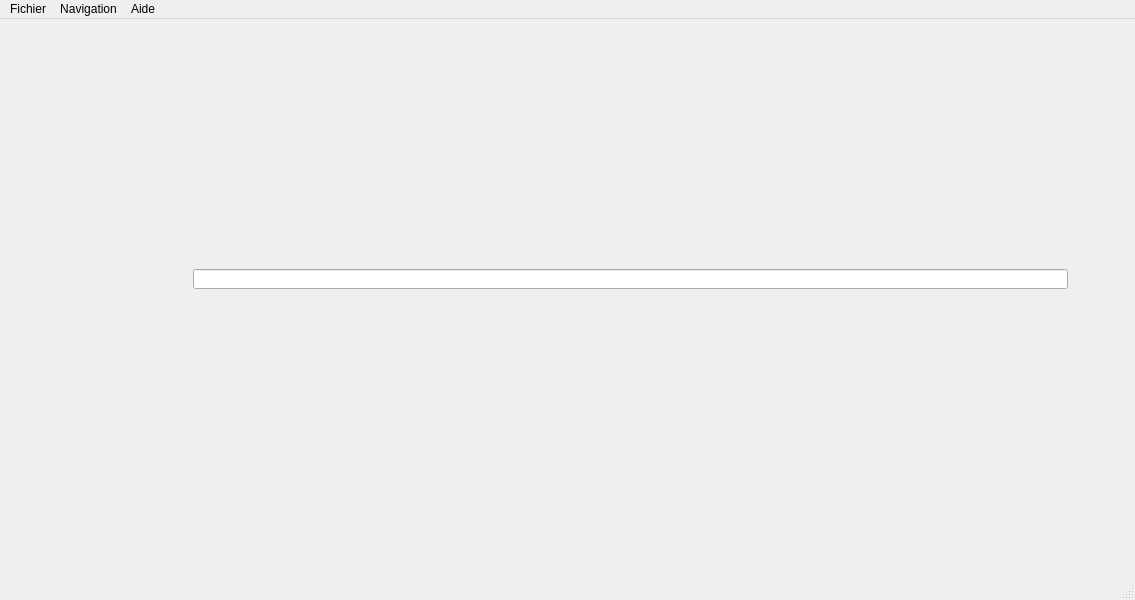
<?xml version="1.0" encoding="UTF-8"?>
<ui version="4.0">
 <class>MainWindow</class>
 <widget class="QMainWindow" name="MainWindow">
  <property name="geometry">
   <rect>
    <x>0</x>
    <y>0</y>
    <width>1135</width>
    <height>600</height>
   </rect>
  </property>
  <property name="windowTitle">
   <string>MainWindow</string>
  </property>
  <widget class="QWidget" name="centralwidget">
   <widget class="QWidget" name="verticalLayoutWidget">
    <property name="geometry">
     <rect>
      <x>40</x>
      <y>10</y>
      <width>1061</width>
      <height>501</height>
     </rect>
    </property>
    <layout class="QVBoxLayout" name="vLayoutFenetre">
     <property name="leftMargin">
      <number>3</number>
     </property>
     <property name="rightMargin">
      <number>3</number>
     </property>
     <item>
      <layout class="QHBoxLayout" name="hLayoutBarreOutils">
       <property name="sizeConstraint">
        <enum>QLayout::SetDefaultConstraint</enum>
       </property>
       <property name="leftMargin">
        <number>0</number>
       </property>
       <property name="topMargin">
        <number>3</number>
       </property>
       <property name="rightMargin">
        <number>0</number>
       </property>
       <property name="bottomMargin">
        <number>3</number>
       </property>
       <item>
        <widget class="QPushButton" name="btPrecedent">
         <property name="minimumSize">
          <size>
           <width>24</width>
           <height>24</height>
          </size>
         </property>
         <property name="maximumSize">
          <size>
           <width>24</width>
           <height>24</height>
          </size>
         </property>
         <property name="acceptDrops">
          <bool>false</bool>
         </property>
         <property name="toolTip">
          <string comment="Page précédente" extracomment="Page précédente">Page précédente</string>
         </property>
         <property name="toolTipDuration">
          <number>-1</number>
         </property>
         <property name="statusTip">
          <string/>
         </property>
         <property name="whatsThis">
          <string/>
         </property>
         <property name="text">
          <string/>
         </property>
         <property name="icon">
          <iconset>
           <normaloff>icones/prec.png</normaloff>icones/prec.png</iconset>
         </property>
         <property name="iconSize">
          <size>
           <width>24</width>
           <height>24</height>
          </size>
         </property>
         <property name="autoRepeatDelay">
          <number>0</number>
         </property>
         <property name="autoRepeatInterval">
          <number>0</number>
         </property>
         <property name="autoDefault">
          <bool>false</bool>
         </property>
         <property name="default">
          <bool>false</bool>
         </property>
         <property name="flat">
          <bool>true</bool>
         </property>
        </widget>
       </item>
       <item>
        <widget class="QPushButton" name="btSuivant">
         <property name="minimumSize">
          <size>
           <width>24</width>
           <height>24</height>
          </size>
         </property>
         <property name="maximumSize">
          <size>
           <width>24</width>
           <height>24</height>
          </size>
         </property>
         <property name="text">
          <string/>
         </property>
         <property name="icon">
          <iconset>
           <normaloff>icones/suiv.png</normaloff>icones/suiv.png</iconset>
         </property>
         <property name="iconSize">
          <size>
           <width>24</width>
           <height>24</height>
          </size>
         </property>
         <property name="flat">
          <bool>true</bool>
         </property>
        </widget>
       </item>
       <item>
        <widget class="QPushButton" name="btActualiser">
         <property name="minimumSize">
          <size>
           <width>24</width>
           <height>24</height>
          </size>
         </property>
         <property name="maximumSize">
          <size>
           <width>24</width>
           <height>24</height>
          </size>
         </property>
         <property name="text">
          <string/>
         </property>
         <property name="icon">
          <iconset>
           <normaloff>icones/actu.png</normaloff>icones/actu.png</iconset>
         </property>
         <property name="iconSize">
          <size>
           <width>24</width>
           <height>24</height>
          </size>
         </property>
         <property name="flat">
          <bool>true</bool>
         </property>
        </widget>
       </item>
       <item>
        <widget class="QPushButton" name="btStopChargement">
         <property name="minimumSize">
          <size>
           <width>24</width>
           <height>24</height>
          </size>
         </property>
         <property name="maximumSize">
          <size>
           <width>24</width>
           <height>24</height>
          </size>
         </property>
         <property name="text">
          <string/>
         </property>
         <property name="icon">
          <iconset>
           <normaloff>icones/stop.png</normaloff>icones/stop.png</iconset>
         </property>
         <property name="iconSize">
          <size>
           <width>24</width>
           <height>24</height>
          </size>
         </property>
         <property name="flat">
          <bool>true</bool>
         </property>
        </widget>
       </item>
       <item>
        <widget class="QPushButton" name="btHome">
         <property name="minimumSize">
          <size>
           <width>24</width>
           <height>24</height>
          </size>
         </property>
         <property name="maximumSize">
          <size>
           <width>24</width>
           <height>24</height>
          </size>
         </property>
         <property name="text">
          <string/>
         </property>
         <property name="icon">
          <iconset>
           <normaloff>icones/home.png</normaloff>icones/home.png</iconset>
         </property>
         <property name="iconSize">
          <size>
           <width>24</width>
           <height>24</height>
          </size>
         </property>
         <property name="flat">
          <bool>true</bool>
         </property>
        </widget>
       </item>
       <item>
        <widget class="QLineEdit" name="barreURL">
         <property name="minimumSize">
          <size>
           <width>500</width>
           <height>0</height>
          </size>
         </property>
         <property name="maximumSize">
          <size>
           <width>16777215</width>
           <height>20</height>
          </size>
         </property>
         <property name="layoutDirection">
          <enum>Qt::RightToLeft</enum>
         </property>
         <property name="frame">
          <bool>true</bool>
         </property>
        </widget>
       </item>
       <item>
        <widget class="QPushButton" name="btAllerURL">
         <property name="minimumSize">
          <size>
           <width>24</width>
           <height>24</height>
          </size>
         </property>
         <property name="maximumSize">
          <size>
           <width>24</width>
           <height>24</height>
          </size>
         </property>
         <property name="text">
          <string/>
         </property>
         <property name="icon">
          <iconset>
           <normaloff>icones/go.png</normaloff>icones/go.png</iconset>
         </property>
         <property name="iconSize">
          <size>
           <width>24</width>
           <height>24</height>
          </size>
         </property>
         <property name="flat">
          <bool>true</bool>
         </property>
        </widget>
       </item>
      </layout>
     </item>
     <item>
      <layout class="QHBoxLayout" name="hLayoutTab">
       <property name="spacing">
        <number>0</number>
       </property>
      </layout>
     </item>
    </layout>
   </widget>
  </widget>
  <widget class="QMenuBar" name="menubar">
   <property name="geometry">
    <rect>
     <x>0</x>
     <y>0</y>
     <width>1135</width>
     <height>22</height>
    </rect>
   </property>
   <widget class="QMenu" name="menu">
    <property name="title">
     <string>Fichier</string>
    </property>
    <addaction name="actionOuvrirOnglet"/>
    <addaction name="actionFermerOnglet"/>
    <addaction name="separator"/>
    <addaction name="actionQuitter"/>
   </widget>
   <widget class="QMenu" name="menuNavigation">
    <property name="title">
     <string>Navigation</string>
    </property>
    <addaction name="actionPageprecedente"/>
    <addaction name="actionPageSuivante"/>
    <addaction name="actionActualiser"/>
    <addaction name="actionArreter"/>
    <addaction name="actionAccueil"/>
    <addaction name="actionAllerURL"/>
   </widget>
   <widget class="QMenu" name="menuAide">
    <property name="title">
     <string>Aide</string>
    </property>
    <addaction name="actionAProposDezNavigo"/>
    <addaction name="actionAProposDeQt"/>
   </widget>
   <addaction name="menu"/>
   <addaction name="menuNavigation"/>
   <addaction name="menuAide"/>
  </widget>
  <widget class="QStatusBar" name="statusbar"/>
  <action name="actionOuvrirOnglet">
   <property name="text">
    <string>Nouvel onglet</string>
   </property>
  </action>
  <action name="actionFermerOnglet">
   <property name="text">
    <string>Fermer l'onglet</string>
   </property>
  </action>
  <action name="actionQuitter">
   <property name="text">
    <string>Quitter</string>
   </property>
  </action>
  <action name="actionPageprecedente">
   <property name="icon">
    <iconset>
     <normaloff>icones/prec.png</normaloff>icones/prec.png</iconset>
   </property>
   <property name="text">
    <string>Page précédente</string>
   </property>
  </action>
  <action name="actionPageSuivante">
   <property name="icon">
    <iconset>
     <normaloff>icones/suiv.png</normaloff>icones/suiv.png</iconset>
   </property>
   <property name="text">
    <string>Page suivante</string>
   </property>
  </action>
  <action name="actionActualiser">
   <property name="icon">
    <iconset>
     <normaloff>icones/actu.png</normaloff>icones/actu.png</iconset>
   </property>
   <property name="text">
    <string>Actualiser</string>
   </property>
  </action>
  <action name="actionArreter">
   <property name="icon">
    <iconset>
     <normaloff>icones/stop.png</normaloff>icones/stop.png</iconset>
   </property>
   <property name="text">
    <string>Arrêter</string>
   </property>
  </action>
  <action name="actionAccueil">
   <property name="icon">
    <iconset>
     <normaloff>icones/home.png</normaloff>icones/home.png</iconset>
   </property>
   <property name="text">
    <string>Accueil</string>
   </property>
  </action>
  <action name="actionAllerURL">
   <property name="icon">
    <iconset>
     <normaloff>icones/go.png</normaloff>icones/go.png</iconset>
   </property>
   <property name="text">
    <string>Aller URL</string>
   </property>
  </action>
  <action name="actionAProposDezNavigo">
   <property name="text">
    <string>A propos de zNavigateur</string>
   </property>
  </action>
  <action name="actionAProposDeQt">
   <property name="text">
    <string>A propos de Qt</string>
   </property>
  </action>
 </widget>
 <resources/>
 <connections>
  <connection>
   <sender>actionQuitter</sender>
   <signal>triggered()</signal>
   <receiver>MainWindow</receiver>
   <slot>close()</slot>
   <hints>
    <hint type="sourcelabel">
     <x>-1</x>
     <y>-1</y>
    </hint>
    <hint type="destinationlabel">
     <x>567</x>
     <y>299</y>
    </hint>
   </hints>
  </connection>
 </connections>
</ui>
